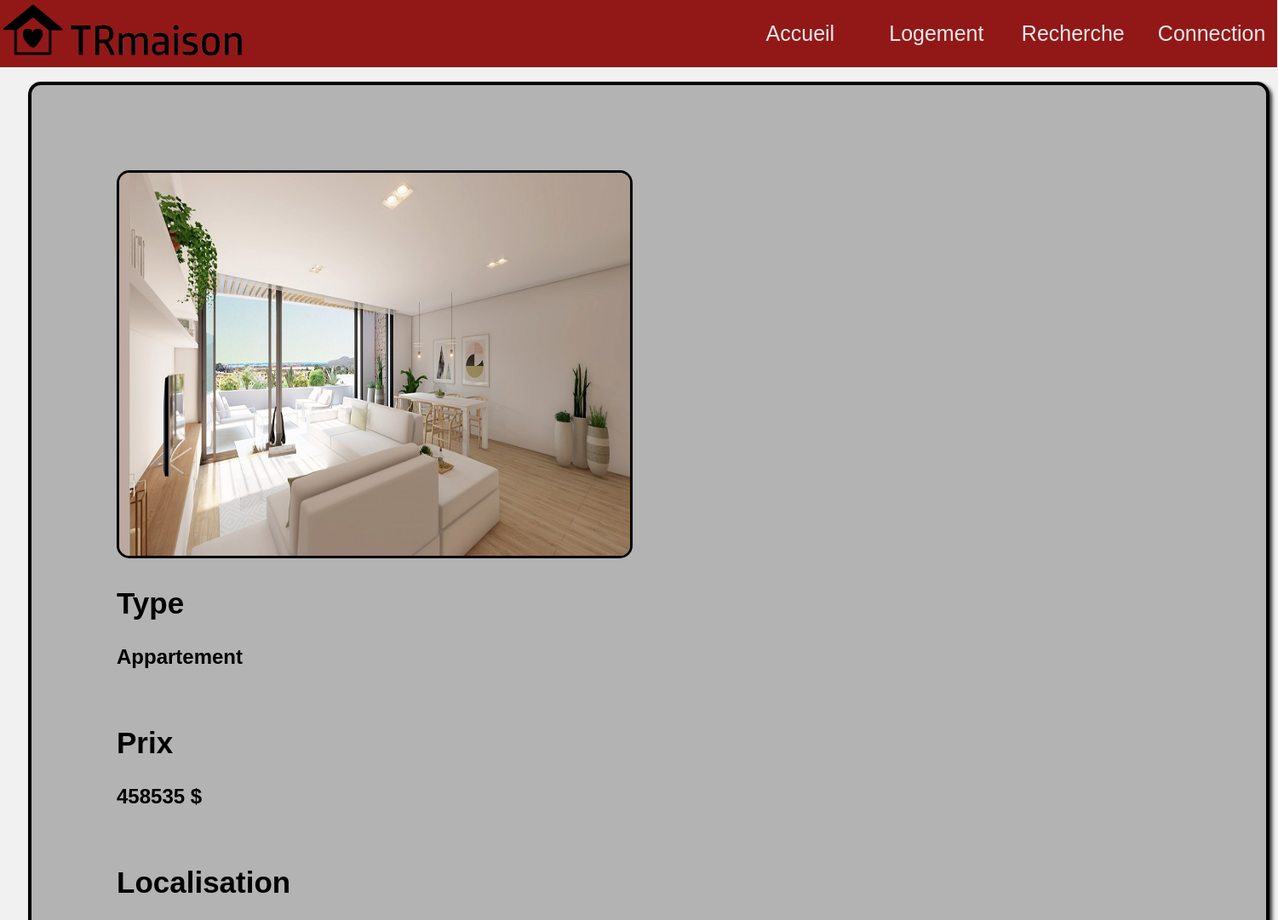
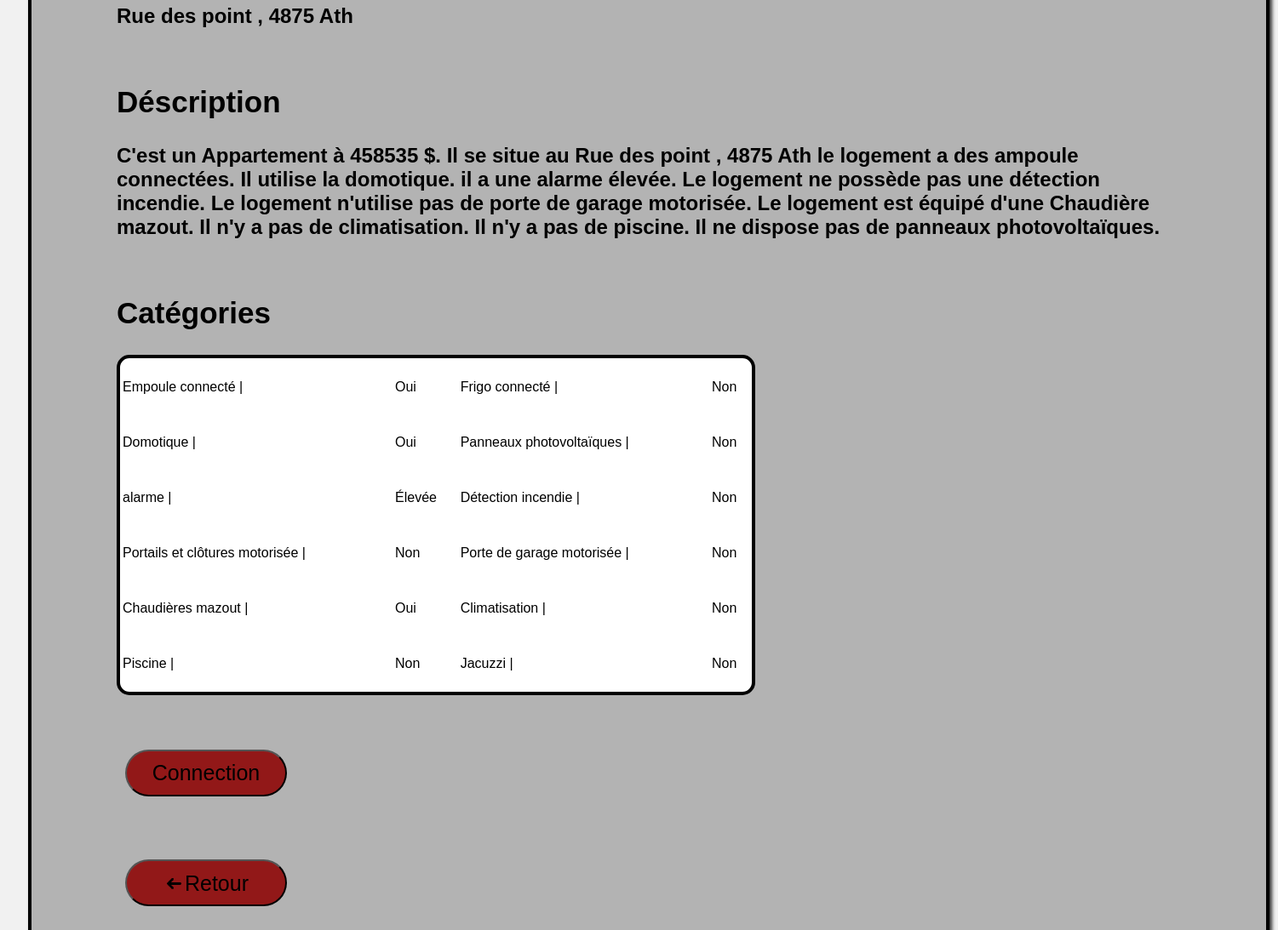
Screenshot of /Site/detail.php?logement=1 with the database file from the repository (2 pictures, top to bottom).
### tables this page shows
CREATE TABLE `logement` (
  `ID_logement` int(11) NOT NULL,
  `type` int(11) NOT NULL,
  `categorie` int(11) NOT NULL,
  `localite` int(11) NOT NULL,
  `price` int(10) NOT NULL,
  `image` text NOT NULL,
  `description` text NOT NULL,
  `utilisateurs` int(11) DEFAULT NULL
);

CREATE TABLE `type` (
  `ID_type` int(11) NOT NULL,
  `name` varchar(32) NOT NULL
);

CREATE TABLE `categorie` (
  `ID_categorie` int(11) NOT NULL,
  `empoule_connecte` int(5) DEFAULT NULL,
  `frigo_connecte` int(5) DEFAULT NULL,
  `telephone` int(5) DEFAULT NULL,
  `alarme` int(5) DEFAULT NULL,
  `detection_incendie` int(5) DEFAULT NULL,
  `portails_et_clotures_motorisee` int(5) DEFAULT NULL,
  `porte_de_garage_motorisee` int(5) DEFAULT NULL,
  `chauffage` int(5) DEFAULT NULL,
  `climatisation` int(5) DEFAULT NULL,
  `piscine` int(5) DEFAULT NULL,
  `jacuzzi` int(5) DEFAULT NULL,
  `panneaux_photovoltaiques` int(5) DEFAULT NULL
);

### Site/detail.php (the view, shortened to what this page needs)
<!DOCTYPE html>
<html lang="fr-FR">
    <head>
        <link rel="stylesheet" href="General.css">
    </head>
    <body>
        <ul class="selecteur1">
            <li class="logo_haut_page"><img class="logo" src="..\image\logo_TRmaison_nom.jpg" width="300px" height="75px" alt="logo_TRmaison"></li>
            <?php session_start();
                if (isset($_SESSION['ID_utilisateur']))
                    { echo '<li class="selecteur2"><a href="utilisateur\deconnection.php">'.'<img classe="image-profil" src="../image/'.$_SESSION['photo'].'" width="25px" height="25px" alt="Photo de profil">'.' '.'<strong>'.$_SESSION['prenom'].'</strong></a></li>'; }
                else
                    { echo '<li class="selecteur2"><a href="utilisateur\Connection.php">Connection</a></li>'; }
            ?>
            <li class="selecteur2"><a href="Recherche.php">Recherche</a></li>
            <li class="selecteur2"><a href="logement.php">Logement</a></li>
            <li class="selecteur2"><a href="index.php">Accueil</a></li>
        </ul>
                <?php
                    if(!empty($_GET['logement']))
                    {
                        $ID=checkInput($_GET['logement']);
                    }
                    $db=Database::connect();
                    $statement=$db->prepare("SELECT logement.ID_logement, logement.price, logement.image, CONCAT( localite.rue, ' , ', localite.code_postal, ' ', localite.ville ) AS lieu, type.name AS name, categorie.empoule_connecte AS empoule, categorie.frigo_connecte AS frigo, categorie.telephone AS telephone, categorie.alarme AS alarme, categorie.detection_incendie AS incendie, categorie.portails_et_clotures_motorisee AS portails_clotures, categorie.porte_de_garage_motorisee AS garage, categorie.chauffage AS chauffage, categorie.climatisation AS climatisation, categorie.piscine AS piscine, categorie.jacuzzi AS jacuzzi, categorie.panneaux_photovoltaiques AS panneaux_photovoltaiques, logement.description FROM logement
                                            INNER JOIN localite ON logement.localite=localite.ID_localite
                                            INNER JOIN type ON logement.type=type.ID_type
                                            INNER JOIN categorie ON logement.categorie=categorie.ID_categorie
                                            WHERE logement.ID_logement=?");
                    $statement->execute(array($ID));
                    $logement=$statement->fetch();
                    function checkInput($data)
                    {
                        $data = trim($data);
                        $data = stripslashes($data);
                        $data = htmlspecialchars($data);
                        return $data;
                    }
                        switch ($logement['empoule']) {
                            case 1: $CF1 = 'Oui'; break;
                        }
                        switch ($logement['frigo']) {
                            default: $CF2 = 'Non';
                        }
                        switch ($logement['telephone']) {
                            case 1: $CF3 = 'Oui'; break;
                        }
                        switch ($logement['alarme']) {
                            case 3: $CF4 = 'Élevée'; break;
                        }
                        switch ($logement['incendie']) {
                            default: $CF5 = 'Non';
                        }
                        switch ($logement['portails_clotures']) {
                            default: $CF6 = 'Non';
                        }
                        switch ($logement['garage']) {
                            default: $CF7 = 'Non';
                        }
                        switch ($logement['chauffage']) {
                            case 4: $CF8 = 'Chaudières mazout | '; break;
                        }
                        switch ($logement['chauffage']) {
                            case 4: $CF8_1 = 'Oui'; break;
                        }
                        switch ($logement['climatisation']) {
                            default: $CF9 = 'Non';
                        }
                        switch ($logement['piscine']) {
                            default: $CF10 = 'Non';
                        }
                        switch ($logement['jacuzzi']) {
                            default: $CF11 = 'Non';
                        }
                        switch ($logement['panneaux_photovoltaiques']) {
                            default: $CF12 = 'Non';
                        }
                    echo '<div class="carre2">';
                    echo '<img class="image" src="'.$logement['image'].'" width="600" height="450" alt="image logement"> </img>';
                    echo '<strong><h2 class="h2-logement-page2">'.'Type'.'</h2></strong>';
                    echo '<h2>'.$logement['name'].'</h2><br/>';
                    echo '<strong><h2 class="h2-logement-page2">'.'Prix'.'</h2></strong>';
                    echo '<h2>'.$logement['price'].' $'.'</h2><br/>';
                    echo '<strong><h2 class="h2-logement-page2">'.'Localisation'.'</h2></strong>';
                    echo '<h2>'. $logement['lieu'].'</h2><br/>';
                    echo '<strong><h2 class="h2-logement-page2">'.'Déscription'.'</h2></strong>';
                    echo '<h2>'.$logement['description'].'</h2><br/>';
                    echo '<strong><h2 class="h2-logement-page2">'.'Catégories'.'</h2></strong>';
                    echo '<table class="table-detail">';
                        echo '<tr>';
                                echo '<td>'. 'Empoule connecté | ' .'</td>';
                                echo '<td>'. $CF1 .'</td>';
                                echo '<td>'. 'Frigo connecté | ' .'</td>';
                                echo '<td>'. $CF2 .'</td>';
                            echo '</tr>';
                            echo '<tr>';
                                echo '<td>'. 'Domotique | ' .'</td>';
                                echo '<td>'. $CF3 .'</td>';
                                echo '<td>'. 'Panneaux photovoltaïques | ' .'</td>';
                                echo '<td>'. $CF12 .'</td>';
                            echo '</tr>';
                            echo '<tr>';
                                echo '<td>'. 'alarme | ' .'</td>';
                                echo '<td>'. $CF4 .'</td>';
                                echo '<td>'. 'Détection incendie | ' .'</td>';
                                echo '<td>'. $CF5 .'</td>';
                            echo '</tr>';
                            echo '<tr>';
                                echo '<td>'. 'Portails et clôtures motorisée | ' .'</td>';
                                echo '<td>'. $CF6 .'</td>';
                                echo '<td>'. 'Porte de garage motorisée | ' .'</td>';
                                echo '<td>'. $CF7 .'</td>';
                            echo '</tr>';
                            echo '<tr>';
                                echo '<td>'. $CF8 .'</td>';
                                echo '<td>'. $CF8_1 .'</td>';
                                echo '<td>'. 'Climatisation | ' .'</td>';
                                echo '<td>'. $CF9 .'</td>';
                            echo '</tr>';
                            echo '<tr>';
                                echo '<td>'. 'Piscine | ' .'</td>';
                                echo '<td>'. $CF10 .'</td>';
                                echo '<td>'. 'Jacuzzi | ' .'</td>';
                                echo '<td>'. $CF11 .'</td>';
                            echo '</tr>';
                    echo '</table>';
                    if (isset($_SESSION['ID_utilisateur'])) {
                        echo '<form method="post" action="achete.php?logement='.$logement['ID_logement'].'">'.'<button>Achetée</button>'.'</form>';
                    }
                    else {
                        echo '<form action="utilisateur\Connection.php">'.'<button>Connection</button>'.'</form>';
                    }
                    echo '<form action="logement.php">'.'<button>'.'<img src="..\image\fleche-noir.png" width="25px" height="25px" alt="fleche"></img>'.'Retour</button>'.'</form>';
                    echo '</div>';
                ?>
    </body>
</html>

### Site/General.css (style rules this page uses)
body { font-family: Verdana, Geneva, Tahoma, sans-serif; text-align: center; background-color: rgb(241, 241, 241); }
.selecteur2 { float: right; width: 160px; }
.selecteur2 a { display: block; color: rgb(236, 232, 232); text-align: center; padding: 25px 20px; text-decoration: none; font-size: 25px; }
.logo_haut_page { float: left; }
.selecteur1 { list-style-type: none; margin: -8px; padding: 0px; overflow: hidden; background-color: rgb(146, 24, 24); font-family: 'Gill Sans', 'Gill Sans MT', Calibri, 'Trebuchet MS', sans-serif; width: 101%; }
.boutton , button { background-color: rgb(146, 24, 24); cursor: pointer; border-radius: 30px; font-size: 25px; margin: 10px; color: black; width: 190px; height: 55px; text-align: center; text-decoration: none; }
.carre2 { background-color: rgb(179, 179, 179); padding: 100px; margin: 25px; width: 1250px; height: auto; border: 4px solid black; border-radius: 15px; box-shadow: 3px 3px 4px #323232; text-align: left; }
.image { border:3px solid black; border-radius: 15px; }
a { font-size: 20px; }
.h2-logement-page2 { font-size: 35px; }
table { border-radius: 15px; border: #000000 solid 4px; background-color: #ffffff; }
.table-detail { text-align: left; height: 400px; width: 750px; }

### rows the page displays
logement: image (picture), type.name "Appartement", price "458535", description "C'est un Appartement à 458535 $. Il se situe au Rue des point , 4875 Ath le logement a des ampoule connectées. Il utilise la domotique. il a une alarme élevée. Le logement ne possède pas une détection incendie. Le logement n'utilise pas de porte de garage motorisée. Le logement est équipé d'une Chaudière mazout. Il n'y a pas de climatisation. Il n'y a pas de piscine. Il ne dispose pas de panneaux photovoltaïques.", categorie.empoule_connecte "Oui", categorie.frigo_connecte "Non", categorie.telephone "Oui", categorie.panneaux_photovoltaiques "Non", categorie.alarme "Élevée", categorie.detection_incendie "Non", categorie.portails_et_clotures_motorisee "Non", categorie.porte_de_garage_motorisee "Non", categorie.chauffage "Chaudières mazout |", categorie.chauffage "Oui", categorie.climatisation "Non", categorie.piscine "Non", categorie.jacuzzi "Non"

### other values shown
$logement['lieu'] "Rue des point , 4875 Ath"
